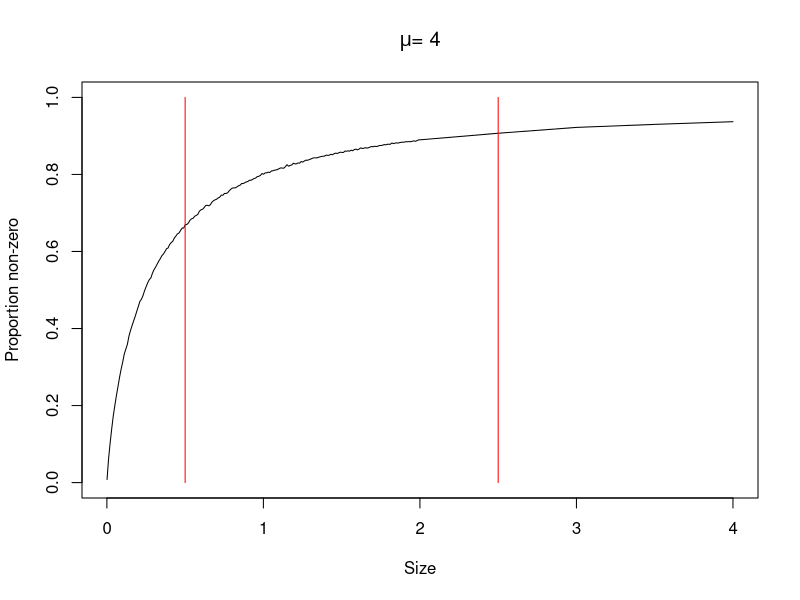

Here is the R script that generated this plot:
# NegativeBinomialTest

#Find out how many non-zero elements will be returned from the negative binomial distribution if size is varied for fixed mu

DistSize=100000
sizes = c(seq(0.001,2,0.01),seq(2,50,0.5))
PropNonZero=c()

for(aaa in 1:length(sizes)){

	dist = rnbinom(DistSize,size=sizes[aaa],mu=4) #negative binomial distribution
	PropNonZero[aaa] = sum(dist>0)/DistSize
}

#Large scale plot
#plot(sizes,PropNonZero,ylim=c(0,1),type='l')

#Small scale plot

plot(sizes[1:205],PropNonZero[1:205],ylim=c(0,1),type='l',xlab="Size",ylab="Proportion non-zero",main=expression(paste(mu ,"= 4")))
lines(c(2.5,2.5),c(0,1),col="red") # ~ 90% fill    HF
lines(c(0.5,0.5),c(0,1),col="red") # ~ 65% fill    LF
dev.copy2eps(file="negativeBinomialSizevariation.eps")
dev.off()

